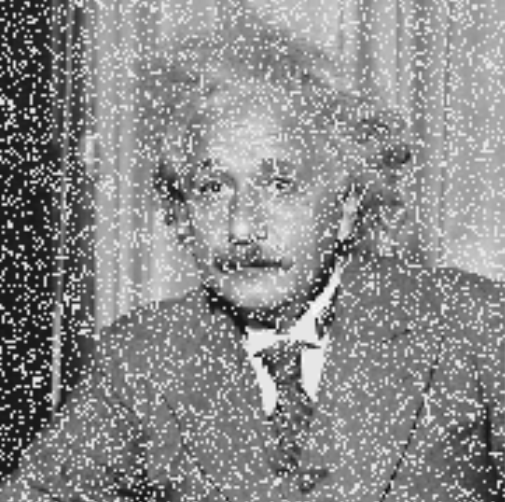
#> input picture TIA/Filtros/Imagenes/ei.png, 505 x 502 px, found by its file name
$ python ruidos_filtros.py
#> lines starting #> are read from the running program, lines starting #| are printed output that depends on the picture
import cv2
import numpy as np
from statistics import median, mean, mode, harmonic_mean, geometric_mean

def get_kernel_matriz(matriz, i, j, size):
    kernel = []
    for a in range(size):
        kernel.append(list())
    aux = int(size/2)
    it2 = 0
    for it in range(i-aux, i+aux+1):
        for jt in range(j-aux, j+aux+1):
            if not ((0 <= it < len(matriz)) and (0 <= jt < len(matriz[0]))):
                kernel[it2].append([0, 0, 0])
            else:
                kernel[it2].append([matriz[it][jt][0], matriz[it][jt][1], matriz[it][jt][2]])
        it2 += 1
    return kernel

def get_list(kernel, no_zeros=False):
    lista1 = list()
    for i in range(len(kernel)):
        for j in range(len(kernel)):
            if kernel[i][j][2]==0 and no_zeros:
                continue
            lista1.append(kernel[i][j][2])
    return lista1


##  MAX     ##
def get_max(kernel):
    return round(max(get_list(kernel, no_zeros=True)))

# [7 lines left out: function filtro_maximo, not called in this run]


##  MIN    ##
def get_min(kernel):
    return round(min(get_list(kernel, no_zeros=True)))

def filtro_minimo(image, size):
    aux = image.copy()
    for i in range(len(image)):
        for j in range(len(image[0])):
            kernel_matriz = get_kernel_matriz(image, i, j, size)
            aux[i][j][2] = get_min(kernel_matriz)
    return aux


##  MEDIANA   ##
def get_median(kernel):
    return round(median(get_list(kernel)))

# [7 lines left out: function filtro_mediana, not called in this run]


##  MEDIA    ##
def get_mean(kernel):
    return round(mean(get_list(kernel)))

# [7 lines left out: function filtro_media, not called in this run]


##  MODA    ##
def get_mode(kernel):
    return round(mode(get_list(kernel, no_zeros=True)))

# [7 lines left out: function filtro_moda, not called in this run]


##  HARMONIC    ##
def get_harmonic(kernel):
    return round(harmonic_mean(get_list(kernel, no_zeros=True)))

# [7 lines left out: function filtro_harmonic, not called in this run]


##  GEOMETRIC   ##
def get_geometric(kernel):
    return round(geometric_mean(get_list(kernel, no_zeros=True)))

# [7 lines left out: function filtro_geometric, not called in this run]


##  MAIN    ##
img = cv2.imread("ei.png")
#> img is the input picture: shape (502, 505, 3); min 9, max 250, mean 138.3
hsv = cv2.cvtColor(img, cv2.COLOR_BGR2HSV)
#> hsv: shape (502, 505, 3); mean H, S, V 0, 0, 138.3
minimo = filtro_minimo(hsv, 5)
#> the loop in filtro_minimo, `for i in range(len(image)):` made 502 passes
#> after the loop in filtro_minimo, `for i in range(len(image)):`: aux: shape (502, 505, 3); mean H, S, V 0, 0, 110.1
result = cv2.cvtColor(minimo, cv2.COLOR_HSV2BGR)
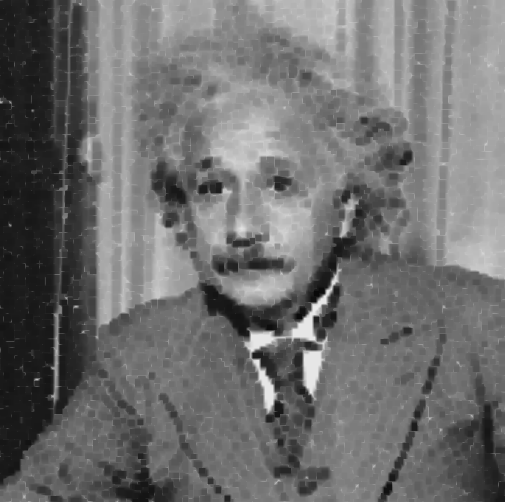
#> result: shape (502, 505, 3); min 9, max 234, mean 110.1

cv2.imshow("Original", img)
cv2.imshow("HSV", hsv)
cv2.imshow("minimo", result)
cv2.waitKey(0)
